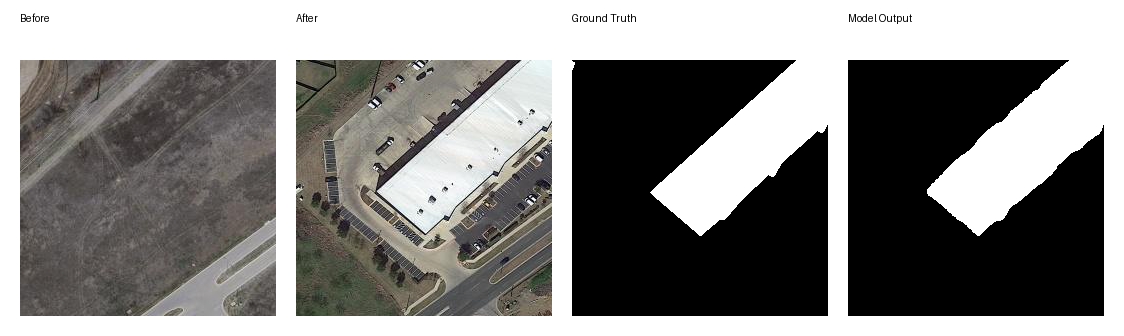
#> input picture comparison_test_102_0512_0000.png, 1124 x 336 px, given in place of test_102_0512_0000.png, which was not available
$ python compare.py
#> lines starting #> are read from the running program, lines starting #| are printed output that depends on the picture
from PIL import Image, ImageDraw

pair_id = "test_102_0512_0000"
img_size = 256
pad = 20
title_h = 40

labels = ["Before", "After", "Ground Truth", "Model Output"]
folders = ["A", "B", "label", "output"]

imgs = []
for folder in folders:
    path = f"STANet/samples/{folder}/{pair_id}.png"
    im = Image.open(path).convert("RGB").resize((img_size, img_size))
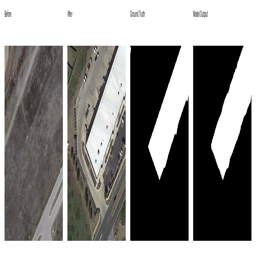
#> im: PIL image 256x256 RGB; mean R, G, B 136.4, 135.3, 133.5
    imgs.append(im)
#> pass 2 of the loop `for folder in folders:`:
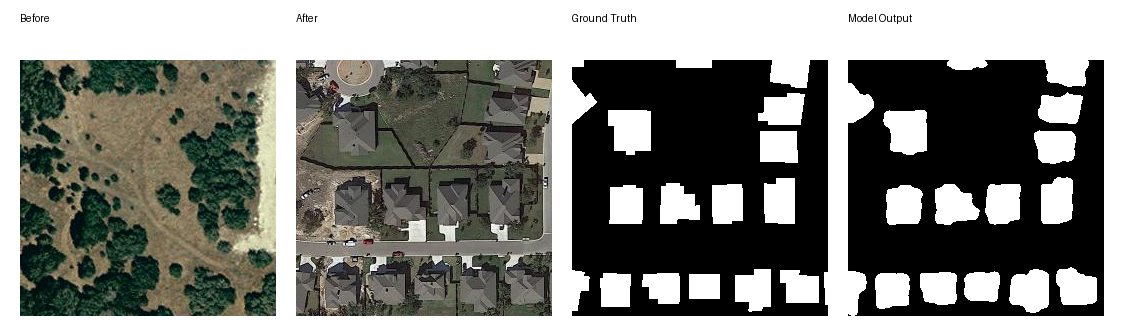
#> input picture comparison_test_2_0000_0000.png, 1124 x 336 px, given in place of test_102_0512_0000.png, which was not available
#> `im = Image.open(path).convert("RGB").resize((img_size, img_size))`:
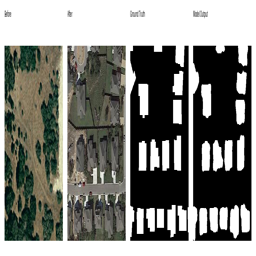
#> im: PIL image 256x256 RGB; mean R, G, B 131.3, 132.1, 127.1
#> (the run stopped early here; a loop or call above may not have finished)
